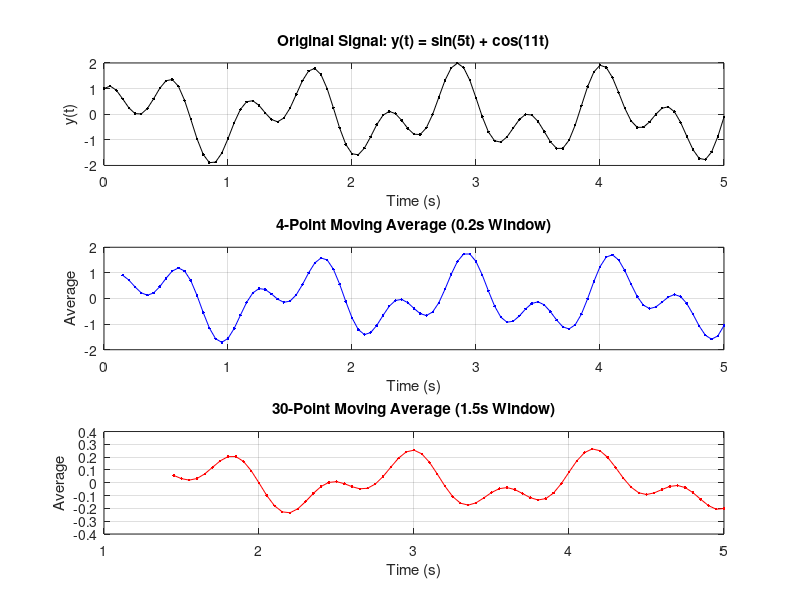

The MATLAB source for this figure:
% 1. Generate the discrete time signal
delta_t = 0.05;                 % Time interval in seconds
t = 0:delta_t:5;                % Time vector (simulating for 5 seconds)
y = sin(5*t) + cos(11*t);       % The discrete signal y(t)

% 2. Define the window sizes
window_4 = 4;
window_30 = 30;

% Initialize arrays to store the moving averages
% The output length will be shorter than the input by (window_size - 1)
y_avg_4 = zeros(1, length(y) - window_4 + 1);
y_avg_30 = zeros(1, length(y) - window_30 + 1);

% 3. Algorithm for 4-point moving average
for i = 1:(length(y) - window_4 + 1)
    % Extract the 4-point window
    window_data = y(i : i + window_4 - 1);
    % Calculate the average and store it
    y_avg_4(i) = sum(window_data) / window_4;
end

% 4. Algorithm for 30-point moving average
for i = 1:(length(y) - window_30 + 1)
    % Extract the 30-point window
    window_data = y(i : i + window_30 - 1);
    % Calculate the average and store it
    y_avg_30(i) = sum(window_data) / window_30;
end

% 5. Plot the results to examine the effects
figure;

% Original Signal
subplot(3,1,1);
plot(t, y, 'k.-');
title('Original Signal: y(t) = sin(5t) + cos(11t)');
xlabel('Time (s)'); ylabel('y(t)');
grid on;

% 4-Point Moving Average
% Note: Creating a shifted time vector so the plots align correctly
t_4 = t(window_4 : end); 
subplot(3,1,2);
plot(t_4, y_avg_4, 'b.-');
title('4-Point Moving Average (0.2s Window)');
xlabel('Time (s)'); ylabel('Average');
grid on;

% 30-Point Moving Average
t_30 = t(window_30 : end);
subplot(3,1,3);
plot(t_30, y_avg_30, 'r.-');
title('30-Point Moving Average (1.5s Window)');
xlabel('Time (s)'); ylabel('Average');
grid on;
